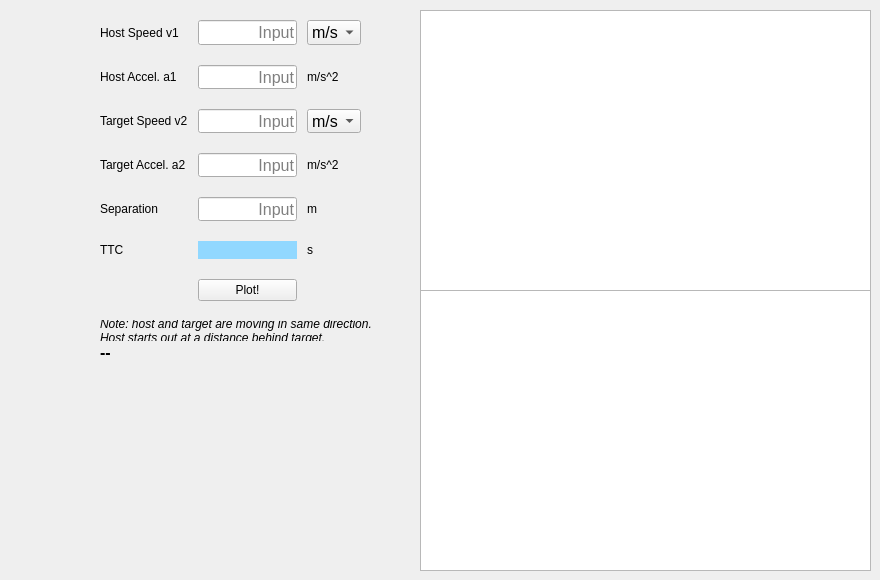
      <widget class="QWidget" name="tab_3">
       <attribute name="title">
        <string>TTC</string>
       </attribute>
       <widget class="QWidget" name="gridLayoutWidget_15">
        <property name="geometry">
         <rect>
          <x>100</x>
          <y>20</y>
          <width>261</width>
          <height>291</height>
         </rect>
        </property>
        <layout class="QGridLayout" name="gridLayout_15">
         <property name="bottomMargin">
          <number>10</number>
         </property>
         <property name="horizontalSpacing">
          <number>10</number>
         </property>
         <property name="verticalSpacing">
          <number>20</number>
         </property>
         <item row="0" column="1">
          <widget class="QLineEdit" name="input_ttc_v1">
           <property name="font">
            <font>
             <pointsize>12</pointsize>
             <bold>false</bold>
            </font>
           </property>
           <property name="alignment">
            <set>Qt::AlignRight|Qt::AlignTrailing|Qt::AlignVCenter</set>
           </property>
           <property name="dragEnabled">
            <bool>true</bool>
           </property>
           <property name="placeholderText">
            <string>Input</string>
           </property>
          </widget>
         </item>
         <item row="4" column="1">
          <widget class="QLineEdit" name="input_ttc_s">
           <property name="font">
            <font>
             <pointsize>12</pointsize>
             <bold>false</bold>
            </font>
           </property>
           <property name="alignment">
            <set>Qt::AlignRight|Qt::AlignTrailing|Qt::AlignVCenter</set>
           </property>
           <property name="dragEnabled">
            <bool>true</bool>
           </property>
           <property name="placeholderText">
            <string>Input</string>
           </property>
          </widget>
         </item>
         <item row="1" column="1">
          <widget class="QLineEdit" name="input_ttc_a1">
           <property name="font">
            <font>
             <pointsize>12</pointsize>
             <bold>false</bold>
            </font>
           </property>
           <property name="alignment">
            <set>Qt::AlignRight|Qt::AlignTrailing|Qt::AlignVCenter</set>
           </property>
           <property name="dragEnabled">
            <bool>true</bool>
           </property>
           <property name="placeholderText">
            <string>Input</string>
           </property>
          </widget>
         </item>
         <item row="0" column="2">
          <widget class="QComboBox" name="comboBox_ttc_v1">
           <property name="font">
            <font>
             <pointsize>12</pointsize>
             <bold>false</bold>
            </font>
           </property>
           <item>
            <property name="text">
             <string>m/s</string>
            </property>
           </item>
           <item>
            <property name="text">
             <string>kph</string>
            </property>
           </item>
          </widget>
         </item>
         <item row="4" column="2">
          <widget class="QLabel" name="label_28">
           <property name="text">
            <string>m</string>
           </property>
          </widget>
         </item>
         <item row="5" column="2">
          <widget class="QLabel" name="label_29">
           <property name="text">
            <string>s</string>
           </property>
          </widget>
         </item>
         <item row="2" column="2">
          <widget class="QComboBox" name="comboBox_ttc_v2">
           <property name="font">
            <font>
             <pointsize>12</pointsize>
             <bold>false</bold>
            </font>
           </property>
           <item>
            <property name="text">
             <string>m/s</string>
            </property>
           </item>
           <item>
            <property name="text">
             <string>kph</string>
            </property>
           </item>
          </widget>
         </item>
         <item row="5" column="0">
          <widget class="QLabel" name="label_27">
           <property name="text">
            <string>TTC</string>
           </property>
          </widget>
         </item>
         <item row="0" column="0">
          <widget class="QLabel" name="label_24">
           <property name="text">
            <string>Host Speed v1</string>
           </property>
          </widget>
         </item>
         <item row="1" column="0">
          <widget class="QLabel" name="label_20">
           <property name="text">
            <string>Host Accel. a1</string>
           </property>
          </widget>
         </item>
         <item row="4" column="0">
          <widget class="QLabel" name="label_26">
           <property name="text">
            <string>Separation</string>
           </property>
          </widget>
         </item>
         <item row="5" column="1">
          <widget class="QLabel" name="output_ttc">
           <property name="font">
            <font>
             <pointsize>12</pointsize>
             <bold>false</bold>
            </font>
           </property>
           <property name="styleSheet">
            <string notr="true">QLabel{background-color: rgb(145, 216, 255)}</string>
           </property>
           <property name="text">
            <string/>
           </property>
           <property name="alignment">
            <set>Qt::AlignRight|Qt::AlignTrailing|Qt::AlignVCenter</set>
           </property>
          </widget>
         </item>
         <item row="3" column="0">
          <widget class="QLabel" name="label_25">
           <property name="text">
            <string>Target Accel. a2</string>
           </property>
          </widget>
         </item>
         <item row="2" column="0">
          <widget class="QLabel" name="label_23">
           <property name="text">
            <string>Target Speed v2</string>
           </property>
          </widget>
         </item>
         <item row="2" column="1">
          <widget class="QLineEdit" name="input_ttc_v2">
           <property name="font">
            <font>
             <pointsize>12</pointsize>
             <bold>false</bold>
            </font>
           </property>
           <property name="alignment">
            <set>Qt::AlignRight|Qt::AlignTrailing|Qt::AlignVCenter</set>
           </property>
           <property name="dragEnabled">
            <bool>true</bool>
           </property>
           <property name="placeholderText">
            <string>Input</string>
           </property>
          </widget>
         </item>
         <item row="1" column="2">
          <widget class="QLabel" name="label_21">
           <property name="text">
            <string>m/s^2</string>
           </property>
          </widget>
         </item>
         <item row="3" column="1">
          <widget class="QLineEdit" name="input_ttc_a2">
           <property name="font">
            <font>
             <pointsize>12</pointsize>
             <bold>false</bold>
            </font>
           </property>
           <property name="alignment">
            <set>Qt::AlignRight|Qt::AlignTrailing|Qt::AlignVCenter</set>
           </property>
           <property name="dragEnabled">
            <bool>true</bool>
           </property>
           <property name="placeholderText">
            <string>Input</string>
           </property>
          </widget>
         </item>
         <item row="3" column="2">
          <widget class="QLabel" name="label_22">
           <property name="text">
            <string>m/s^2</string>
           </property>
          </widget>
         </item>
         <item row="6" column="1">
          <widget class="QPushButton" name="plot_ttc">
           <property name="text">
            <string>Plot!</string>
           </property>
          </widget>
         </item>
        </layout>
       </widget>
       <widget class="QGraphicsView" name="graphicsView_ttc_v">
        <property name="geometry">
         <rect>
          <x>420</x>
          <y>10</y>
          <width>451</width>
          <height>281</height>
         </rect>
        </property>
       </widget>
       <widget class="QGraphicsView" name="graphicsView_ttc_s">
        <property name="geometry">
         <rect>
          <x>420</x>
          <y>290</y>
          <width>451</width>
          <height>281</height>
         </rect>
        </property>
       </widget>
       <widget class="QLabel" name="label_41">
        <property name="geometry">
         <rect>
          <x>100</x>
          <y>320</y>
          <width>271</width>
          <height>21</height>
         </rect>
        </property>
        <property name="font">
         <font>
          <pointsize>9</pointsize>
          <italic>true</italic>
          <bold>false</bold>
         </font>
        </property>
        <property name="text">
         <string>Note: host and target are moving in same direction. 
Host starts out at a distance behind target.</string>
        </property>
       </widget>
       <widget class="QLabel" name="text_ttc_outcome">
        <property name="geometry">
         <rect>
          <x>100</x>
          <y>340</y>
          <width>261</width>
          <height>24</height>
         </rect>
        </property>
        <property name="font">
         <font>
          <pointsize>12</pointsize>
          <bold>true</bold>
         </font>
        </property>
        <property name="text">
         <string>--</string>
        </property>
       </widget>
      </widget>
